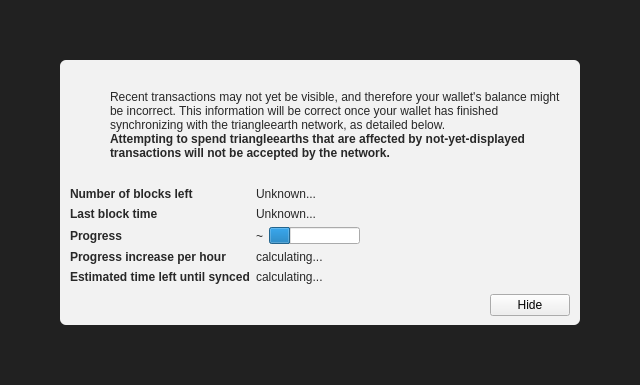
<?xml version="1.0" encoding="UTF-8"?>
<ui version="4.0">
 <class>ModalOverlay</class>
 <widget class="ModalOverlay" name="ModalOverlay">
  <property name="geometry">
   <rect>
    <x>0</x>
    <y>0</y>
    <width>640</width>
    <height>385</height>
   </rect>
  </property>
  <property name="windowTitle">
   <string>Form</string>
  </property>
  <layout class="QVBoxLayout" name="verticalLayout" stretch="0">
   <property name="sizeConstraint">
    <enum>QLayout::SetDefaultConstraint</enum>
   </property>
   <property name="leftMargin">
    <number>0</number>
   </property>
   <property name="topMargin">
    <number>0</number>
   </property>
   <property name="rightMargin">
    <number>0</number>
   </property>
   <property name="bottomMargin">
    <number>0</number>
   </property>
   <item>
    <widget class="QWidget" name="bgWidget" native="true">
     <property name="styleSheet">
      <string notr="true">#bgWidget { background: rgba(0,0,0,220); }</string>
     </property>
     <layout class="QVBoxLayout" name="verticalLayoutMain" stretch="1">
      <property name="leftMargin">
       <number>60</number>
      </property>
      <property name="topMargin">
       <number>60</number>
      </property>
      <property name="rightMargin">
       <number>60</number>
      </property>
      <property name="bottomMargin">
       <number>60</number>
      </property>
      <item>
       <widget class="QWidget" name="contentWidget" native="true">
        <property name="styleSheet">
         <string notr="true">#contentWidget { background: rgba(255,255,255,240); border-radius: 6px; }

QLabel { color: rgb(40,40,40);  }</string>
        </property>
        <layout class="QVBoxLayout" name="verticalLayoutSub" stretch="1,0,0,0">
         <property name="spacing">
          <number>0</number>
         </property>
         <property name="leftMargin">
          <number>10</number>
         </property>
         <property name="topMargin">
          <number>10</number>
         </property>
         <property name="rightMargin">
          <number>10</number>
         </property>
         <property name="bottomMargin">
          <number>10</number>
         </property>
         <item>
          <layout class="QHBoxLayout" name="horizontalLayoutIconText" stretch="0,1">
           <property name="topMargin">
            <number>20</number>
           </property>
           <item>
            <layout class="QVBoxLayout" name="verticalLayoutIcon">
             <property name="leftMargin">
              <number>0</number>
             </property>
             <item>
              <widget class="QPushButton" name="warningIcon">
               <property name="enabled">
                <bool>false</bool>
               </property>
               <property name="text">
                <string/>
               </property>
               <property name="icon">
                <iconset>
                 <normaloff>:/icons/warning</normaloff>
                 <disabledoff>:/icons/warning</disabledoff>:/icons/warning</iconset>
               </property>
               <property name="iconSize">
                <size>
                 <width>48</width>
                 <height>48</height>
                </size>
               </property>
               <property name="flat">
                <bool>true</bool>
               </property>
              </widget>
             </item>
             <item>
              <spacer name="verticalSpacerWarningIcon">
               <property name="orientation">
                <enum>Qt::Vertical</enum>
               </property>
               <property name="sizeHint" stdset="0">
                <size>
                 <width>20</width>
                 <height>40</height>
                </size>
               </property>
              </spacer>
             </item>
            </layout>
           </item>
           <item>
            <layout class="QVBoxLayout" name="verticalLayoutInfoText">
             <property name="leftMargin">
              <number>0</number>
             </property>
             <property name="topMargin">
              <number>0</number>
             </property>
             <item>
              <widget class="QLabel" name="infoText">
               <property name="text">
                <string>Recent transactions may not yet be visible, and therefore your wallet's balance might be incorrect. This information will be correct once your wallet has finished synchronizing with the triangleearth network, as detailed below.</string>
               </property>
               <property name="textFormat">
                <enum>Qt::RichText</enum>
               </property>
               <property name="wordWrap">
                <bool>true</bool>
               </property>
              </widget>
             </item>
             <item>
              <widget class="QLabel" name="infoTextStrong">
               <property name="font">
                <font>
                 <weight>75</weight>
                 <bold>true</bold>
                </font>
               </property>
               <property name="text">
                <string>Attempting to spend triangleearths that are affected by not-yet-displayed transactions will not be accepted by the network.</string>
               </property>
               <property name="textFormat">
                <enum>Qt::RichText</enum>
               </property>
               <property name="wordWrap">
                <bool>true</bool>
               </property>
              </widget>
             </item>
             <item>
              <spacer name="verticalSpacerInTextSpace">
               <property name="orientation">
                <enum>Qt::Vertical</enum>
               </property>
               <property name="sizeHint" stdset="0">
                <size>
                 <width>20</width>
                 <height>40</height>
                </size>
               </property>
              </spacer>
             </item>
            </layout>
           </item>
          </layout>
         </item>
         <item>
          <spacer name="verticalSpacerAfterText">
           <property name="orientation">
            <enum>Qt::Vertical</enum>
           </property>
           <property name="sizeHint" stdset="0">
            <size>
             <width>20</width>
             <height>40</height>
            </size>
           </property>
          </spacer>
         </item>
         <item>
          <layout class="QFormLayout" name="formLayout">
           <property name="fieldGrowthPolicy">
            <enum>QFormLayout::FieldsStayAtSizeHint</enum>
           </property>
           <property name="horizontalSpacing">
            <number>6</number>
           </property>
           <property name="verticalSpacing">
            <number>6</number>
           </property>
           <property name="topMargin">
            <number>10</number>
           </property>
           <item row="0" column="0">
            <widget class="QLabel" name="labelNumberOfBlocksLeft">
             <property name="font">
              <font>
               <weight>75</weight>
               <bold>true</bold>
              </font>
             </property>
             <property name="text">
              <string>Number of blocks left</string>
             </property>
            </widget>
           </item>
           <item row="0" column="1">
            <widget class="QLabel" name="numberOfBlocksLeft">
             <property name="text">
              <string>Unknown...</string>
             </property>
            </widget>
           </item>
           <item row="1" column="0">
            <widget class="QLabel" name="labelLastBlockTime">
             <property name="font">
              <font>
               <weight>75</weight>
               <bold>true</bold>
              </font>
             </property>
             <property name="text">
              <string>Last block time</string>
             </property>
            </widget>
           </item>
           <item row="1" column="1">
            <widget class="QLabel" name="newestBlockDate">
             <property name="sizePolicy">
              <sizepolicy hsizetype="Maximum" vsizetype="Preferred">
               <horstretch>0</horstretch>
               <verstretch>0</verstretch>
              </sizepolicy>
             </property>
             <property name="text">
              <string>Unknown...</string>
             </property>
            </widget>
           </item>
           <item row="2" column="0">
            <widget class="QLabel" name="labelSyncDone">
             <property name="font">
              <font>
               <weight>75</weight>
               <bold>true</bold>
              </font>
             </property>
             <property name="text">
              <string>Progress</string>
             </property>
            </widget>
           </item>
           <item row="2" column="1">
            <layout class="QHBoxLayout" name="horizontalLayoutSync" stretch="0,1">
             <item>
              <widget class="QLabel" name="percentageProgress">
               <property name="text">
                <string notr="true">~</string>
               </property>
              </widget>
             </item>
             <item>
              <widget class="QProgressBar" name="progressBar">
               <property name="value">
                <number>24</number>
               </property>
               <property name="format">
                <string/>
               </property>
              </widget>
             </item>
            </layout>
           </item>
           <item row="4" column="0">
            <widget class="QLabel" name="labelProgressIncrease">
             <property name="font">
              <font>
               <weight>75</weight>
               <bold>true</bold>
              </font>
             </property>
             <property name="text">
              <string>Progress increase per hour</string>
             </property>
            </widget>
           </item>
           <item row="4" column="1">
            <widget class="QLabel" name="progressIncreasePerH">
             <property name="text">
              <string>calculating...</string>
             </property>
            </widget>
           </item>
           <item row="5" column="0">
            <widget class="QLabel" name="labelEstimatedTimeLeft">
             <property name="font">
              <font>
               <weight>75</weight>
               <bold>true</bold>
              </font>
             </property>
             <property name="text">
              <string>Estimated time left until synced</string>
             </property>
            </widget>
           </item>
           <item row="5" column="1">
            <widget class="QLabel" name="expectedTimeLeft">
             <property name="text">
              <string>calculating...</string>
             </property>
            </widget>
           </item>
          </layout>
         </item>
         <item>
          <layout class="QHBoxLayout" name="horizontalLayoutButtons">
           <property name="leftMargin">
            <number>10</number>
           </property>
           <property name="topMargin">
            <number>10</number>
           </property>
           <item>
            <spacer name="horizontalSpacer">
             <property name="orientation">
              <enum>Qt::Horizontal</enum>
             </property>
             <property name="sizeHint" stdset="0">
              <size>
               <width>40</width>
               <height>20</height>
              </size>
             </property>
            </spacer>
           </item>
           <item>
            <widget class="QPushButton" name="closeButton">
             <property name="text">
              <string>Hide</string>
             </property>
            </widget>
           </item>
          </layout>
         </item>
        </layout>
       </widget>
      </item>
     </layout>
    </widget>
   </item>
  </layout>
 </widget>
 <customwidgets>
  <customwidget>
   <class>ModalOverlay</class>
   <extends>QWidget</extends>
   <header>modaloverlay.h</header>
   <container>1</container>
  </customwidget>
 </customwidgets>
 <resources/>
 <connections/>
</ui>
